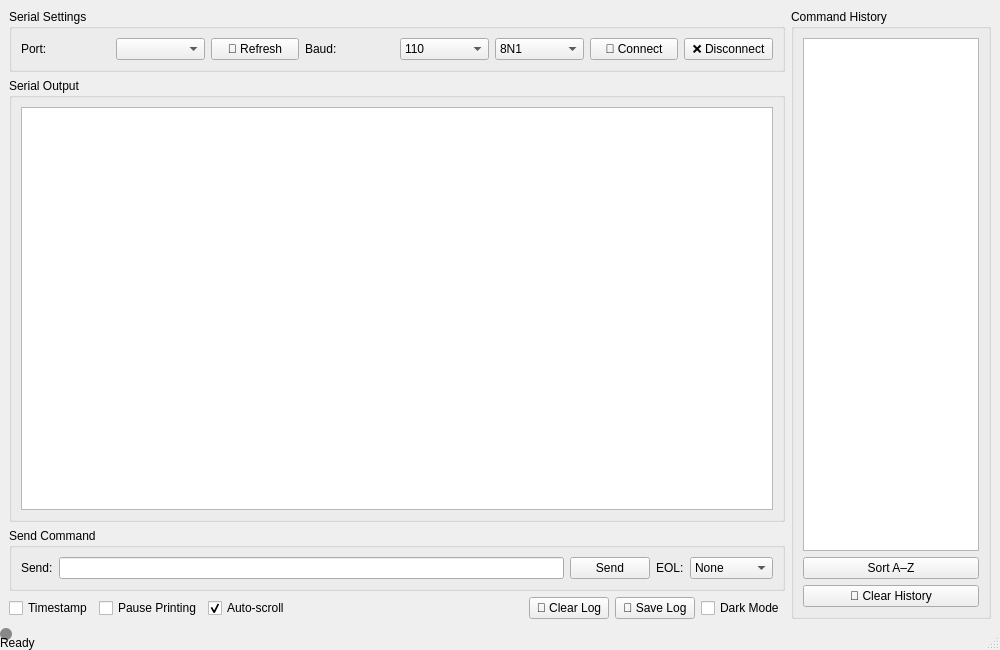
<?xml version="1.0" encoding="UTF-8"?>
<ui version="4.0">
 <class>MainWindow</class>
 <widget class="QMainWindow" name="MainWindow">
  <property name="geometry">
   <rect>
    <x>0</x>
    <y>0</y>
    <width>1000</width>
    <height>650</height>
   </rect>
  </property>
  <property name="windowTitle">
   <string>Serial Terminal</string>
  </property>
  <widget class="QWidget" name="centralwidget">
   <layout class="QHBoxLayout" name="horizontalLayout">
    <item>
     <layout class="QVBoxLayout" name="mainVerticalLayout">
      <item>
       <widget class="QGroupBox" name="groupSerial">
        <property name="title">
         <string>Serial Settings</string>
        </property>
        <layout class="QHBoxLayout" name="layoutSerial">
         <item>
          <widget class="QLabel" name="labelPort">
           <property name="text">
            <string>Port:</string>
           </property>
          </widget>
         </item>
         <item>
          <widget class="QComboBox" name="comboPort"/>
         </item>
         <item>
          <widget class="QPushButton" name="btnRefresh">
           <property name="text">
            <string>🔄 Refresh</string>
           </property>
          </widget>
         </item>
         <item>
          <widget class="QLabel" name="labelBaud">
           <property name="text">
            <string>Baud:</string>
           </property>
          </widget>
         </item>
         <item>
          <widget class="QComboBox" name="comboBaud">
           <item>
            <property name="text">
             <string>110</string>
            </property>
           </item>
           <item>
            <property name="text">
             <string>300</string>
            </property>
           </item>
           <item>
            <property name="text">
             <string>600</string>
            </property>
           </item>
           <item>
            <property name="text">
             <string>1200</string>
            </property>
           </item>
           <item>
            <property name="text">
             <string>2400</string>
            </property>
           </item>
           <item>
            <property name="text">
             <string>4800</string>
            </property>
           </item>
           <item>
            <property name="text">
             <string>9600</string>
            </property>
           </item>
           <item>
            <property name="text">
             <string>14400</string>
            </property>
           </item>
           <item>
            <property name="text">
             <string>19200</string>
            </property>
           </item>
           <item>
            <property name="text">
             <string>28800</string>
            </property>
           </item>
           <item>
            <property name="text">
             <string>38400</string>
            </property>
           </item>
           <item>
            <property name="text">
             <string>57600</string>
            </property>
           </item>
           <item>
            <property name="text">
             <string>115200</string>
            </property>
           </item>
           <item>
            <property name="text">
             <string>128000</string>
            </property>
           </item>
           <item>
            <property name="text">
             <string>230400</string>
            </property>
           </item>
           <item>
            <property name="text">
             <string>250000</string>
            </property>
           </item>
           <item>
            <property name="text">
             <string>256000</string>
            </property>
           </item>
           <item>
            <property name="text">
             <string>460800</string>
            </property>
           </item>
           <item>
            <property name="text">
             <string>500000</string>
            </property>
           </item>
           <item>
            <property name="text">
             <string>921600</string>
            </property>
           </item>
           <item>
            <property name="text">
             <string>Custom...</string>
            </property>
           </item>
          </widget>
         </item>
         <item>
          <widget class="QComboBox" name="comboFormat">
           <item>
            <property name="text">
             <string>8N1</string>
            </property>
           </item>
           <item>
            <property name="text">
             <string>8N2</string>
            </property>
           </item>
           <item>
            <property name="text">
             <string>8E1</string>
            </property>
           </item>
           <item>
            <property name="text">
             <string>8O1</string>
            </property>
           </item>
           <item>
            <property name="text">
             <string>8M1</string>
            </property>
           </item>
           <item>
            <property name="text">
             <string>8S1</string>
            </property>
           </item>
           <item>
            <property name="text">
             <string>7E1</string>
            </property>
           </item>
           <item>
            <property name="text">
             <string>7O1</string>
            </property>
           </item>
           <item>
            <property name="text">
             <string>7E2</string>
            </property>
           </item>
           <item>
            <property name="text">
             <string>7O2</string>
            </property>
           </item>
           <item>
            <property name="text">
             <string>6N1</string>
            </property>
           </item>
           <item>
            <property name="text">
             <string>5N1</string>
            </property>
           </item>
           <item>
            <property name="text">
             <string>5N1.5</string>
            </property>
           </item>
          </widget>
         </item>
         <item>
          <widget class="QPushButton" name="btnConnect">
           <property name="text">
            <string>🔌 Connect</string>
           </property>
          </widget>
         </item>
         <item>
          <widget class="QPushButton" name="btnDisconnect">
           <property name="text">
            <string>❌ Disconnect</string>
           </property>
          </widget>
         </item>
        </layout>
       </widget>
      </item>
      <item>
       <widget class="QGroupBox" name="groupOutput">
        <property name="title">
         <string>Serial Output</string>
        </property>
        <layout class="QVBoxLayout" name="layoutOutput">
         <item>
          <widget class="QTextEdit" name="textOutput">
           <property name="font">
            <font>
             <family>Courier</family>
             <pointsize>10</pointsize>
            </font>
           </property>
           <property name="horizontalScrollBarPolicy">
            <enum>Qt::ScrollBarPolicy::ScrollBarAlwaysOff</enum>
           </property>
           <property name="lineWrapMode">
            <enum>QTextEdit::LineWrapMode::WidgetWidth</enum>
           </property>
           <property name="readOnly">
            <bool>true</bool>
           </property>
          </widget>
         </item>
        </layout>
       </widget>
      </item>
      <item>
       <widget class="QGroupBox" name="groupSend">
        <property name="title">
         <string>Send Command</string>
        </property>
        <layout class="QHBoxLayout" name="layoutSend">
         <item>
          <widget class="QLabel" name="labelSend">
           <property name="text">
            <string>Send:</string>
           </property>
          </widget>
         </item>
         <item>
          <widget class="QLineEdit" name="lineInput"/>
         </item>
         <item>
          <widget class="QPushButton" name="btnSend">
           <property name="text">
            <string>Send</string>
           </property>
          </widget>
         </item>
         <item>
          <widget class="QLabel" name="labelEOL">
           <property name="text">
            <string>EOL:</string>
           </property>
          </widget>
         </item>
         <item>
          <widget class="QComboBox" name="comboEOL">
           <item>
            <property name="text">
             <string>None</string>
            </property>
           </item>
           <item>
            <property name="text">
             <string>NL (\n)</string>
            </property>
           </item>
           <item>
            <property name="text">
             <string>CR (\r)</string>
            </property>
           </item>
           <item>
            <property name="text">
             <string>Both (\r\n)</string>
            </property>
           </item>
          </widget>
         </item>
        </layout>
       </widget>
      </item>
      <item>
       <layout class="QHBoxLayout" name="layoutControls">
	    <item>
          <widget class="QCheckBox" name="checkTimestamp">
           <property name="text">
            <string>Timestamp</string>
           </property>
          </widget>
         </item>
        <item>
         <widget class="QCheckBox" name="checkPause">
          <property name="text">
           <string>Pause Printing</string>
          </property>
         </widget>
        </item>

        <item>
         <widget class="QCheckBox" name="checkAutoScroll">
          <property name="text">
           <string>Auto-scroll</string>
          </property>
          <property name="checked">
           <bool>true</bool>
          </property>
         </widget>
        </item>

        <item>
         <spacer name="spacerControls">
          <property name="orientation">
           <enum>Qt::Orientation::Horizontal</enum>
          </property>
          <property name="sizeType">
           <enum>QSizePolicy::Policy::Expanding</enum>
          </property>
          <property name="sizeHint" stdset="0">
           <size>
            <width>0</width>
            <height>0</height>
           </size>
          </property>
         </spacer>
        </item>

        <item>
         <widget class="QPushButton" name="btnClearLog">
          <property name="text">
           <string>🧹 Clear Log</string>
          </property>
         </widget>
        </item>
        <item>
         <widget class="QPushButton" name="btnSaveLog">
          <property name="text">
           <string>💾 Save Log</string>
          </property>
         </widget>
        </item>
		<item>
          <widget class="QCheckBox" name="checkDarkTheme">
           <property name="text">
            <string>Dark Mode</string>
           </property>
          </widget>
         </item>
       </layout>
      </item>
     </layout>
    </item>
    <item>
     <widget class="QGroupBox" name="groupHistory">
      <property name="sizePolicy">
       <sizepolicy hsizetype="Fixed" vsizetype="Expanding">
        <horstretch>0</horstretch>
        <verstretch>0</verstretch>
       </sizepolicy>
      </property>
      <property name="minimumSize">
       <size>
        <width>200</width>
        <height>600</height>
       </size>
      </property>
      <property name="maximumSize">
       <size>
        <width>200</width>
        <height>16777215</height>
       </size>
      </property>
      <property name="title">
       <string>Command History</string>
      </property>
      <layout class="QVBoxLayout" name="verticalLayoutHistory">
       <item>
        <widget class="QListWidget" name="listHistory"/>
       </item>
	   <item>
		  <widget class="QPushButton" name="btnSortHistory">
			<property name="text">
			  <string>Sort A–Z</string>
			</property>
			<property name="toolTip">
			  <string>Sort commands alphabetically (A–Z)</string>
			</property>
		  </widget>
		</item>
       <item>
        <widget class="QPushButton" name="btnClearHistory">
         <property name="text">
          <string>🧹 Clear History</string>
         </property>
        </widget>
       </item>
      </layout>
     </widget>
    </item>
   </layout>
  </widget>
  <widget class="QStatusBar" name="statusbar">
   <widget class="QLabel" name="labelStatusLED">
    <property name="geometry">
     <rect>
      <x>0</x>
      <y>0</y>
      <width>12</width>
      <height>12</height>
     </rect>
    </property>
    <property name="minimumSize">
     <size>
      <width>12</width>
      <height>12</height>
     </size>
    </property>
    <property name="maximumSize">
     <size>
      <width>12</width>
      <height>12</height>
     </size>
    </property>
    <property name="styleSheet">
     <string notr="true">background-color: #888; border-radius: 6px;</string>
    </property>
   </widget>
   <widget class="QLabel" name="labelStatusText">
    <property name="geometry">
     <rect>
      <x>0</x>
      <y>0</y>
      <width>100</width>
      <height>30</height>
     </rect>
    </property>
    <property name="text">
     <string>Ready</string>
    </property>
   </widget>
  </widget>
 </widget>
 <resources/>
 <connections/>
</ui>
